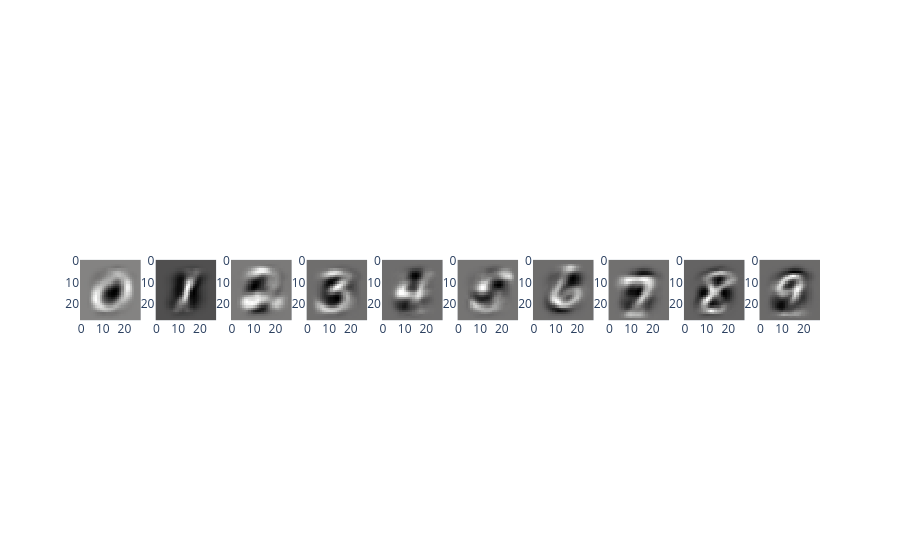

Here is the notebook cell this chart was saved with:
### Markdown cell above
We can also visualize the weights learned by our algorithm. Try to anticipate the result before executing the cell below.

### Code cell
num_samples = 10
plots = make_subplots(rows=1, cols=num_samples)

for i in range(num_samples):
  a = weights[:, i].reshape(28,28)
  img = go.Heatmap(z=a, colorscale='gray')
  plots.add_trace(img, row=1, col=i+1)

plots.update_yaxes(autorange='reversed', scaleanchor='x', constrain='domain')
plots.update_xaxes(constrain='domain')
plots.update_traces(showscale=False)
plots.show()

### Figure 1 — Plotly figure (JSON) as saved in the notebook; plotly's stock layout.template omitted (floating-point values rounded to 4 significant figures; data arrays with more than 128 entries replaced by an {"elided": "..."} marker saying what was removed)
{"data": [{"colorscale": [[0, "rgb(0, 0, 0)"], [0.09091, "rgb(16, 16, 16)"], [0.1818, "rgb(38, 38, 38)"], [0.2727, "rgb(59, 59, 59)"], [0.3636, "rgb(81, 80, 80)"], [0.4545, "rgb(102, 101, 101)"], [0.5455, "rgb(124, 123, 122)"], [0.6364, "rgb(146, 146, 145)"], [0.7273, "rgb(171, 171, 170)"], [0.8182, "rgb(197, 197, 195)"], [0.9091, "rgb(224, 224, 223)"], [1, "rgb(254, 254, 253)"]], "showscale": false, "type": "heatmap", "xaxis": "x", "yaxis": "y", "z": {"elided": "28x28 float values"}}, {"colorscale": [[0, "rgb(0, 0, 0)"], [0.09091, "rgb(16, 16, 16)"], [0.1818, "rgb(38, 38, 38)"], [0.2727, "rgb(59, 59, 59)"], [0.3636, "rgb(81, 80, 80)"], [0.4545, "rgb(102, 101, 101)"], [0.5455, "rgb(124, 123, 122)"], [0.6364, "rgb(146, 146, 145)"], [0.7273, "rgb(171, 171, 170)"], [0.8182, "rgb(197, 197, 195)"], [0.9091, "rgb(224, 224, 223)"], [1, "rgb(254, 254, 253)"]], "showscale": false, "type": "heatmap", "xaxis": "x2", "yaxis": "y2", "z": {"elided": "28x28 float values"}}, {"colorscale": [[0, "rgb(0, 0, 0)"], [0.09091, "rgb(16, 16, 16)"], [0.1818, "rgb(38, 38, 38)"], [0.2727, "rgb(59, 59, 59)"], [0.3636, "rgb(81, 80, 80)"], [0.4545, "rgb(102, 101, 101)"], [0.5455, "rgb(124, 123, 122)"], [0.6364, "rgb(146, 146, 145)"], [0.7273, "rgb(171, 171, 170)"], [0.8182, "rgb(197, 197, 195)"], [0.9091, "rgb(224, 224, 223)"], [1, "rgb(254, 254, 253)"]], "showscale": false, "type": "heatmap", "xaxis": "x3", "yaxis": "y3", "z": {"elided": "28x28 float values"}}, {"colorscale": [[0, "rgb(0, 0, 0)"], [0.09091, "rgb(16, 16, 16)"], [0.1818, "rgb(38, 38, 38)"], [0.2727, "rgb(59, 59, 59)"], [0.3636, "rgb(81, 80, 80)"], [0.4545, "rgb(102, 101, 101)"], [0.5455, "rgb(124, 123, 122)"], [0.6364, "rgb(146, 146, 145)"], [0.7273, "rgb(171, 171, 170)"], [0.8182, "rgb(197, 197, 195)"], [0.9091, "rgb(224, 224, 223)"], [1, "rgb(254, 254, 253)"]], "showscale": false, "type": "heatmap", "xaxis": "x4", "yaxis": "y4", "z": {"elided": "28x28 float values"}}, {"colorscale": [[0, "rgb(0, 0, 0)"], [0.09091, "rgb(16, 16, 16)"], [0.1818, "rgb(38, 38, 38)"], [0.2727, "rgb(59, 59, 59)"], [0.3636, "rgb(81, 80, 80)"], [0.4545, "rgb(102, 101, 101)"], [0.5455, "rgb(124, 123, 122)"], [0.6364, "rgb(146, 146, 145)"], [0.7273, "rgb(171, 171, 170)"], [0.8182, "rgb(197, 197, 195)"], [0.9091, "rgb(224, 224, 223)"], [1, "rgb(254, 254, 253)"]], "showscale": false, "type": "heatmap", "xaxis": "x5", "yaxis": "y5", "z": {"elided": "28x28 float values"}}, {"colorscale": [[0, "rgb(0, 0, 0)"], [0.09091, "rgb(16, 16, 16)"], [0.1818, "rgb(38, 38, 38)"], [0.2727, "rgb(59, 59, 59)"], [0.3636, "rgb(81, 80, 80)"], [0.4545, "rgb(102, 101, 101)"], [0.5455, "rgb(124, 123, 122)"], [0.6364, "rgb(146, 146, 145)"], [0.7273, "rgb(171, 171, 170)"], [0.8182, "rgb(197, 197, 195)"], [0.9091, "rgb(224, 224, 223)"], [1, "rgb(254, 254, 253)"]], "showscale": false, "type": "heatmap", "xaxis": "x6", "yaxis": "y6", "z": {"elided": "28x28 float values"}}, {"colorscale": [[0, "rgb(0, 0, 0)"], [0.09091, "rgb(16, 16, 16)"], [0.1818, "rgb(38, 38, 38)"], [0.2727, "rgb(59, 59, 59)"], [0.3636, "rgb(81, 80, 80)"], [0.4545, "rgb(102, 101, 101)"], [0.5455, "rgb(124, 123, 122)"], [0.6364, "rgb(146, 146, 145)"], [0.7273, "rgb(171, 171, 170)"], [0.8182, "rgb(197, 197, 195)"], [0.9091, "rgb(224, 224, 223)"], [1, "rgb(254, 254, 253)"]], "showscale": false, "type": "heatmap", "xaxis": "x7", "yaxis": "y7", "z": {"elided": "28x28 float values"}}, {"colorscale": [[0, "rgb(0, 0, 0)"], [0.09091, "rgb(16, 16, 16)"], [0.1818, "rgb(38, 38, 38)"], [0.2727, "rgb(59, 59, 59)"], [0.3636, "rgb(81, 80, 80)"], [0.4545, "rgb(102, 101, 101)"], [0.5455, "rgb(124, 123, 122)"], [0.6364, "rgb(146, 146, 145)"], [0.7273, "rgb(171, 171, 170)"], [0.8182, "rgb(197, 197, 195)"], [0.9091, "rgb(224, 224, 223)"], [1, "rgb(254, 254, 253)"]], "showscale": false, "type": "heatmap", "xaxis": "x8", "yaxis": "y8", "z": {"elided": "28x28 float values"}}, {"colorscale": [[0, "rgb(0, 0, 0)"], [0.09091, "rgb(16, 16, 16)"], [0.1818, "rgb(38, 38, 38)"], [0.2727, "rgb(59, 59, 59)"], [0.3636, "rgb(81, 80, 80)"], [0.4545, "rgb(102, 101, 101)"], [0.5455, "rgb(124, 123, 122)"], [0.6364, "rgb(146, 146, 145)"], [0.7273, "rgb(171, 171, 170)"], [0.8182, "rgb(197, 197, 195)"], [0.9091, "rgb(224, 224, 223)"], [1, "rgb(254, 254, 253)"]], "showscale": false, "type": "heatmap", "xaxis": "x9", "yaxis": "y9", "z": {"elided": "28x28 float values"}}, {"colorscale": [[0, "rgb(0, 0, 0)"], [0.09091, "rgb(16, 16, 16)"], [0.1818, "rgb(38, 38, 38)"], [0.2727, "rgb(59, 59, 59)"], [0.3636, "rgb(81, 80, 80)"], [0.4545, "rgb(102, 101, 101)"], [0.5455, "rgb(124, 123, 122)"], [0.6364, "rgb(146, 146, 145)"], [0.7273, "rgb(171, 171, 170)"], [0.8182, "rgb(197, 197, 195)"], [0.9091, "rgb(224, 224, 223)"], [1, "rgb(254, 254, 253)"]], "showscale": false, "type": "heatmap", "xaxis": "x10", "yaxis": "y10", "z": {"elided": "28x28 float values"}}], "layout": {"xaxis": {"anchor": "y", "constrain": "domain", "domain": [0, 0.082]}, "xaxis10": {"anchor": "y10", "constrain": "domain", "domain": [0.918, 1.0]}, "xaxis2": {"anchor": "y2", "constrain": "domain", "domain": [0.102, 0.184]}, "xaxis3": {"anchor": "y3", "constrain": "domain", "domain": [0.204, 0.286]}, "xaxis4": {"anchor": "y4", "constrain": "domain", "domain": [0.306, 0.388]}, "xaxis5": {"anchor": "y5", "constrain": "domain", "domain": [0.408, 0.49]}, "xaxis6": {"anchor": "y6", "constrain": "domain", "domain": [0.51, 0.592]}, "xaxis7": {"anchor": "y7", "constrain": "domain", "domain": [0.612, 0.694]}, "xaxis8": {"anchor": "y8", "constrain": "domain", "domain": [0.714, 0.796]}, "xaxis9": {"anchor": "y9", "constrain": "domain", "domain": [0.816, 0.898]}, "yaxis": {"anchor": "x", "autorange": "reversed", "constrain": "domain", "domain": [0, 1], "scaleanchor": "x"}, "yaxis10": {"anchor": "x10", "autorange": "reversed", "constrain": "domain", "domain": [0, 1], "scaleanchor": "x"}, "yaxis2": {"anchor": "x2", "autorange": "reversed", "constrain": "domain", "domain": [0, 1], "scaleanchor": "x"}, "yaxis3": {"anchor": "x3", "autorange": "reversed", "constrain": "domain", "domain": [0, 1], "scaleanchor": "x"}, "yaxis4": {"anchor": "x4", "autorange": "reversed", "constrain": "domain", "domain": [0, 1], "scaleanchor": "x"}, "yaxis5": {"anchor": "x5", "autorange": "reversed", "constrain": "domain", "domain": [0, 1], "scaleanchor": "x"}, "yaxis6": {"anchor": "x6", "autorange": "reversed", "constrain": "domain", "domain": [0, 1], "scaleanchor": "x"}, "yaxis7": {"anchor": "x7", "autorange": "reversed", "constrain": "domain", "domain": [0, 1], "scaleanchor": "x"}, "yaxis8": {"anchor": "x8", "autorange": "reversed", "constrain": "domain", "domain": [0, 1], "scaleanchor": "x"}, "yaxis9": {"anchor": "x9", "autorange": "reversed", "constrain": "domain", "domain": [0, 1], "scaleanchor": "x"}}}
